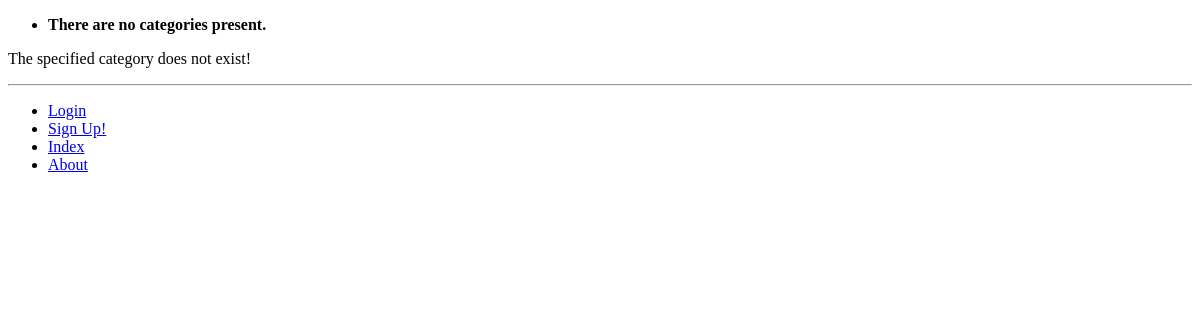
Before: /rango/category/python/add_page/ with the older database file.
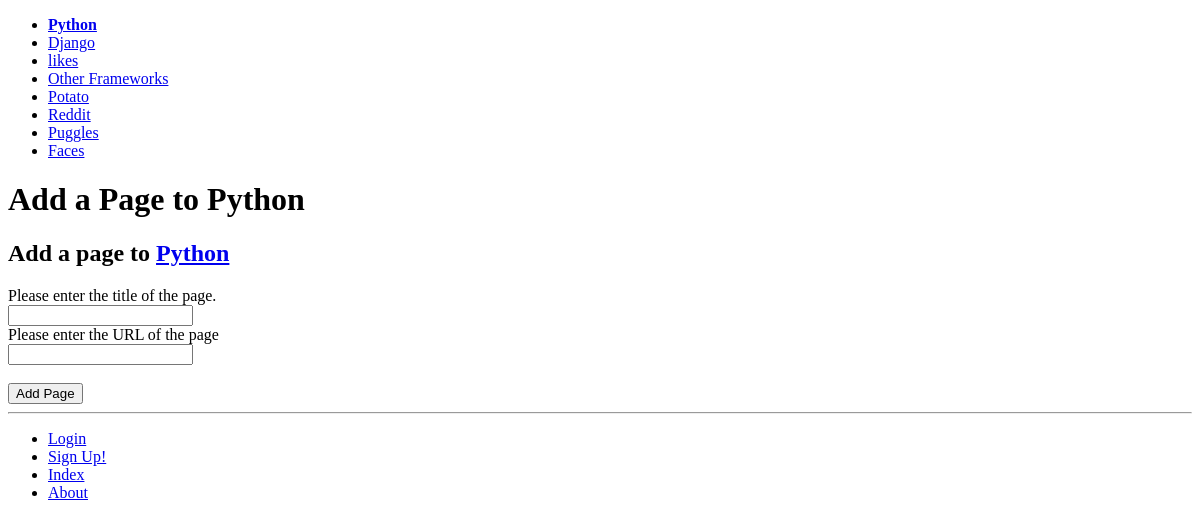
After: the same page with the newer database file.
### rango/models.py (models this page shows, shortened)
class Category(models.Model):
    name = models.CharField(max_length=128, unique=True)
    views = models.IntegerField(default=0)
    likes = models.IntegerField(default=0)
    slug = models.SlugField(unique=True)
    class Meta:
        verbose_name_plural = 'Categories'

### rango/views.py (the view)
# urls.py: url(r'^category/(?P<category_name_slug>[\w\-]+)/add_page/$',
def add_page(request, category_name_slug):
    try:
        category = Category.objects.get(slug=category_name_slug)
        print('________________Found Category Name Slug!___________')
    except Category.DoesNotExist:
        category = None
    form = PageForm()
    print(request.method)
    if request.method == 'POST':
        print('____________Method is POST______________')
        form = PageForm(request.POST)
        if form.is_valid():
            if category:
                page = form.save(commit=False)
                page.category = category
                page.views = 0
                page.save()
                return show_category(request, category_name_slug)
        else:
            print(form.errors)
            context_dict = {'form': form, 'category': category}
            return render(request, 'rango/add_page.html', context_dict)
    else:
        print(form.errors)
        context_dict = {'form': form, 'category': category}
        return render(request, 'rango/add_page.html', context_dict)

### rango/forms.py (shortened to what this page needs)
class PageForm(forms.ModelForm):
    title = forms.CharField(max_length=Page._meta.get_field('title').max_length,
                            help_text="Please enter the title of the page.")
    url = forms.URLField(max_length=Page._meta.get_field('url').max_length,
                         help_text='Please enter the URL of the page')
    views = forms.IntegerField(widget=forms.HiddenInput(),
                               initial=0)
    class Meta:
        model = Page
        exclude = ('category',)

### rango/templatetags/rango_template_tags.py (called while the page is built)
@register.inclusion_tag('rango/cats.html')
def get_category_list(cat=None):
    return {'cats': Category.objects.all(),
            'act_cat': cat}

### templates/rango/add_page.html (shortened to what this page needs)
{% extends 'rango/base.html' %}
{% load staticfiles %}
{% block body_block %}
<div>
    {% if category %}
        <h1> Add a Page to {{category.name}}</h1>
        <form role="form" id="page_form" method="post"
              action="/rango/category/{{ category.slug }}/add_page/">
            <h2 class=""form-signin-heading> Add a page to
                <a href="/rango/category/{{category.slug}}/">
                    {{category.name}}
                </a>
            </h2>
            {% for field in form.visible_fields %}
                        {{ field.help_text }}<br/>
                        {{ field }}
                        <br/>
            {% endfor %}
            <br/>
            <button class="btn btn-primary" type="submit" name="submit">
                Add Page
            </button>
        </form>
    {% else %}
       <p>The specified category does not exist!</p>
    {% endif %}
</div>
{% endblock %}

### templates/rango/cats.html
<ul>
    {% if cats %}
        {% for c in cats %}
            {% if c == act_cat %}
                <li>
                    <strong>
                    <a href="{% url 'rango:show_category' c.slug %}">
                        {{c.name}}
                    </a>
                    </strong>
                </li>
            {% else %}
                <li>
                    <a href="{% url 'rango:show_category' c.slug %}">
                        {{c.name}}
                    </a>
                </li>
            {% endif %}
        {% endfor %}
    {% else %}
        <li>
            <strong> There are no categories present.</strong>
        </li>
    {% endif %}
</ul>

Changed rows visible on the page:
added Category: name "Python"
added Category: name "Django"
added Category: name "likes"
added Category: name "Other Frameworks"
added Category: name "Potato"
added Category: name "Reddit"
added Category: name "Puggles"
added Category: name "Faces"
Other visible differences:
text no longer shown: "There are no categories present. The specified category does not exist!"
text now shown: "Add a Page to Add a page to Add Page"
new list line: "Please enter the title of the page. "
new list line: "Please enter the URL of the page "
